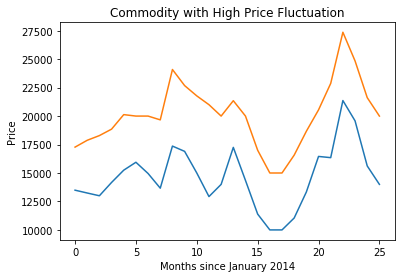

The Python source for this figure:
#Note - run cells in the below order (and do not re-run them individually)
#     - place csv files in the same folder as the jupyter notebook  

import csv #importing required libraries
from collections import defaultdict
import matplotlib.pyplot as plt




with open('clean_monthly_data.csv', newline='') as csvfile: #import monthly data as nested dictionary
    
    APMC = csv.reader(csvfile)
    
    #initialise dictionary to store the fluctuation in price for each commodity for each year
    APMC_fluctuation = defaultdict(lambda: defaultdict(lambda: defaultdict(lambda: defaultdict(lambda: defaultdict(lambda: defaultdict(lambda: defaultdict(int)))))))
    
    APMC_data = defaultdict(lambda: defaultdict(lambda: defaultdict(lambda: defaultdict(lambda: defaultdict(lambda: defaultdict(lambda: defaultdict(int)))))))
    
    
    #set containing the combination of districts, names and commodities present in dataset
    APMC_district_name_product = set()

    
    i=0
    for row in APMC:
        if i > 0: #do not import first row (they are the names of the columns)
            
            #populate dictionary with district, name and commodity triplets
            APMC_district_name_product.add((row[9].lower(),row[0].lower(),row[1].lower()))
            
            #populate the fluctuation dictionary with the difference between the max and min price for each month in each year
            APMC_fluctuation[row[10].lower()][row[9].lower()][row[0].lower()][row[1].lower()][int(row[2])][int(row[3])] = int(row[6]) - int(row[5])

            a=[]
            for k in range(4,8):
            
                a.append(int(row[k]))
            
            APMC_data[row[10].lower()][row[9].lower()][row[0].lower()][row[1].lower()][int(row[2])][int(row[3])] = a
            
        i+=1


#initialise new dictionary to store the average fluctuation in prices for each year (i.e. compute average over months)
APMC_average_fluctuation = defaultdict(lambda: defaultdict(lambda: defaultdict(lambda: defaultdict(lambda: defaultdict(lambda: defaultdict(int))))))

#array to store the values of these average fluctuations, 
#this will be useful to select the commodities with the highest fluctuation value

values=[]

#iterate over commodities
for dist_name_prod in APMC_district_name_product:
    
    years = list(APMC_fluctuation['maharashtra'][dist_name_prod[0]][dist_name_prod[1]][dist_name_prod[2]].keys())
    
    #iterate over years for which we have values for that specific commodity
    for year in sorted(years):
    
        months = list(APMC_fluctuation['maharashtra'][dist_name_prod[0]][dist_name_prod[1]][dist_name_prod[2]][year].keys())
        
        var = 0
        
        #iterate over months for which we have values for that specific commodity
        for month in sorted(months):
            
            #accumulate the value of the difference between max and min price over months to compute the mean
            var +=  APMC_fluctuation['maharashtra'][dist_name_prod[0]][dist_name_prod[1]][dist_name_prod[2]][year][month]
        
        #compute the mean fluctuation
        APMC_average_fluctuation['maharashtra'][dist_name_prod[0]][dist_name_prod[1]][dist_name_prod[2]][year] = var/len(months)
        
        #append the mean fluctuation to the values array
        values.append(var/len(months))


#take the top 5% of the fluctuation values, we do this by finding a threshold for the value of the fluctuation
#only commodities with fluctuations above this value will be stored

top_five_percent_no = int(len(values) * 0.05)

top_five_percent = sorted(values, reverse=True)[:top_five_percent_no]

threshold = min(top_five_percent)


#write the commodities with high fluctuations to a new csv file called 'flagging_high_fluctuation.csv'

with open('flagging_high_fluctuation.csv', mode='w', newline='') as clean_data:
    
    clean_data_writer = csv.writer(clean_data, delimiter=',', quotechar='"', quoting=csv.QUOTE_NONE)
    
    #first row contains the column titles
    clean_data_writer.writerow(['APMC', 'Commodity','year','average fluctuation','district_name', 'state_name'])
    
    
    #iterate over commodities, years and months 
    for dist_name_prod in APMC_district_name_product:
        
        years = list(APMC_average_fluctuation['maharashtra'][dist_name_prod[0]][dist_name_prod[1]][dist_name_prod[2]].keys())
        
        for year in sorted(years):
            
            #only list the commodities whose fluctuation value is greater than the threshold
            if APMC_average_fluctuation['maharashtra'][dist_name_prod[0]][dist_name_prod[1]][dist_name_prod[2]][year] >= threshold:
                
                #populate the dictionary using the structure dictated by the title row 
                clean_data_writer.writerow([dist_name_prod[1], dist_name_prod[2], year,APMC_average_fluctuation['maharashtra'][dist_name_prod[0]][dist_name_prod[1]][dist_name_prod[2]][year] ,dist_name_prod[0], 'maharashtra'])
            
            
    

#plotting time series to show the difference in price fluctuation

x1=[]
x2=[]

years = list(APMC_data['maharashtra']['mumbai']['mumbai']['cummin'].keys())
    
for year in sorted(years):
    
    months = list(APMC_data['maharashtra']['mumbai']['mumbai']['cummin'][year].keys())
        
    
    for month in sorted(months):
            
        x1.append(APMC_data['maharashtra']['mumbai']['mumbai']['cummin'][year][month][1])
        x2.append(APMC_data['maharashtra']['mumbai']['mumbai']['cummin'][year][month][2])
      
plt.figure(1)
plt.plot(x1)
plt.plot(x2)
plt.title('Commodity with High Price Fluctuation')
plt.xlabel('Months since January 2014')
plt.ylabel('Price')


y1=[]
y2=[]

years = list(APMC_data['maharashtra']['aurangabad']['aurangabad']['lemon'].keys())
    
for year in sorted(years):
    
    months = list(APMC_data['maharashtra']['aurangabad']['aurangabad']['lemon'][year].keys())
        
    
    for month in sorted(months):
            
        y1.append(APMC_data['maharashtra']['aurangabad']['aurangabad']['lemon'][year][month][1])
        y2.append(APMC_data['maharashtra']['aurangabad']['aurangabad']['lemon'][year][month][2])
        
plt.figure(2)
plt.plot(y1)
plt.plot(y2)
plt.title('Commodity with Low Price Fluctuation')
plt.xlabel('Months since January 2014')
plt.ylabel('Price')
